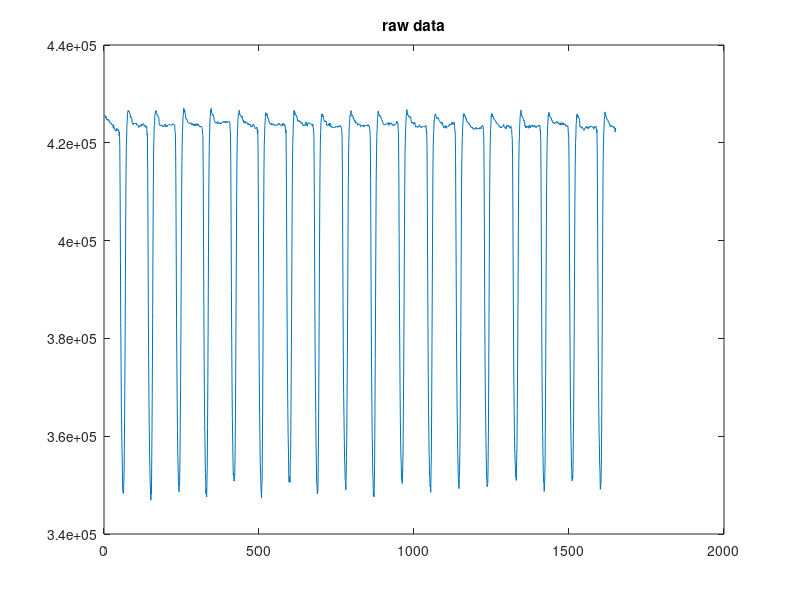
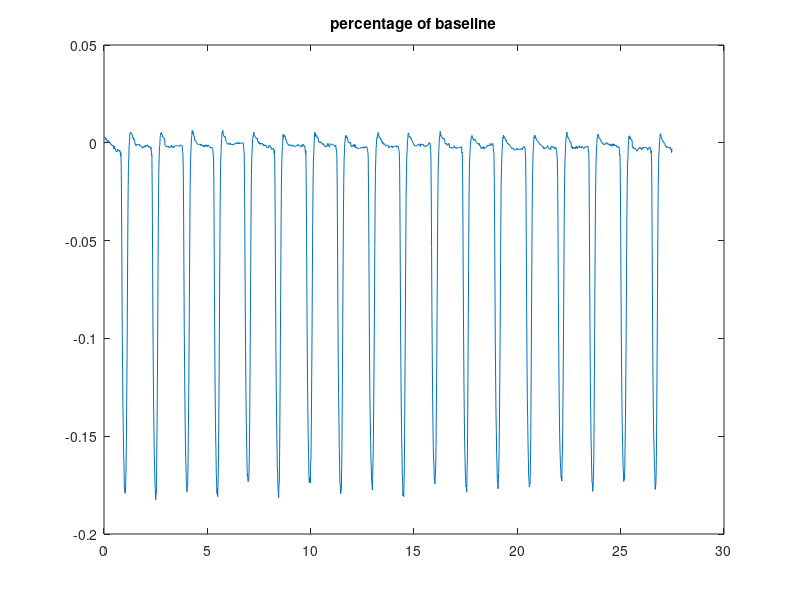
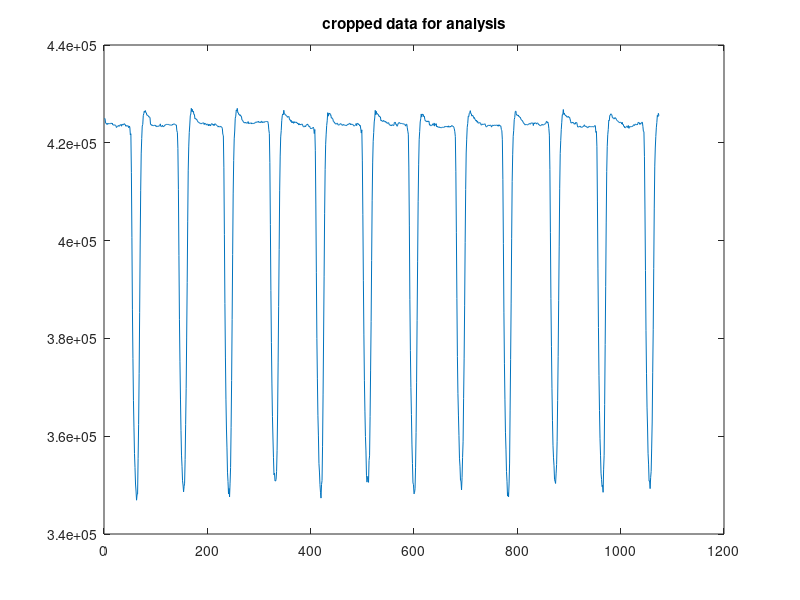

These figures' MATLAB source, in order: (Note: this script raises an error after producing the figures.)
% data processing code for EHT contraction data. assuming you get the inner
% varaible from extracting_area.m

% matlab version 2023b

load('inner.mat') % here I am using this data as an example

inner_tmp = inner_t1;

figure,plot(inner_tmp)
title('raw data')

FPS = 60; % frame per second, hard coded in here

ttotal = (length(inner_tmp)-1)/FPS;

xs_tmp = 0:1/FPS:ttotal;

base_tmp = 424341; % hand picked baseline

figure,plot(xs_tmp,(inner_tmp-base_tmp)/base_tmp)
title('percentage of baseline')

%%

% use part of the data for quantification
crop_loc = [89 1162];

inner_tmp_crop = inner_tmp(crop_loc(1):crop_loc(2));

figure,plot(inner_tmp_crop)
title('cropped data for analysis')

inner_crop_df = (inner_tmp_crop-base_tmp)/base_tmp;


% quantify the contraction amplitude

% data are flipped for peak detection
[pks,locs,w,p] = findpeaks(-inner_crop_df,"MinPeakProminence",0.02); % may need to tune the parameter in here

disp('max contraction amplitude')
%p

% visualize the detected peaks, make sure they are correct.
figure,plot(-inner_crop_df)
hold on
plot(locs,pks,'^')
hold off
title('max contraction amplitude')

pks

disp('beat rate')

beat_rate = 1/(mean(diff(locs))/FPS)*60

% quantify the contraction relaxation speed 

% smooth data
inner_crop_df_filt = smoothdata(inner_crop_df,"sgolay",10); % may need to tune the parameter in here

figure,plot(inner_crop_df)
hold on
plot(inner_crop_df_filt)
hold off
title('filter data')

% calculate speed
speed = diff(inner_crop_df_filt);

figure,plot(speed)
title('speed')

% max contraction speed

% data are flipped for peak detection
[pks,locs,w,p] = findpeaks(-speed,"MinPeakProminence",0.008);  % may need to tune the parameter in here

disp('max contraction speed')
%p

% visualize the detected peaks, make sure they are correct.
figure,plot(-speed)
hold on
plot(locs,pks,'^')
hold off
title('max contraction speed')

pks

% max relaxation speed

[pks,locs,w,p] = findpeaks(speed,"MinPeakProminence",0.008);  % may need to tune the parameter in here


disp('max relaxation speed')
%p

% visualize the detected peaks, make sure they are correct.
figure,plot(speed)
hold on
plot(locs,pks,'^')
hold off
title('max relaxation speed')

pks
















